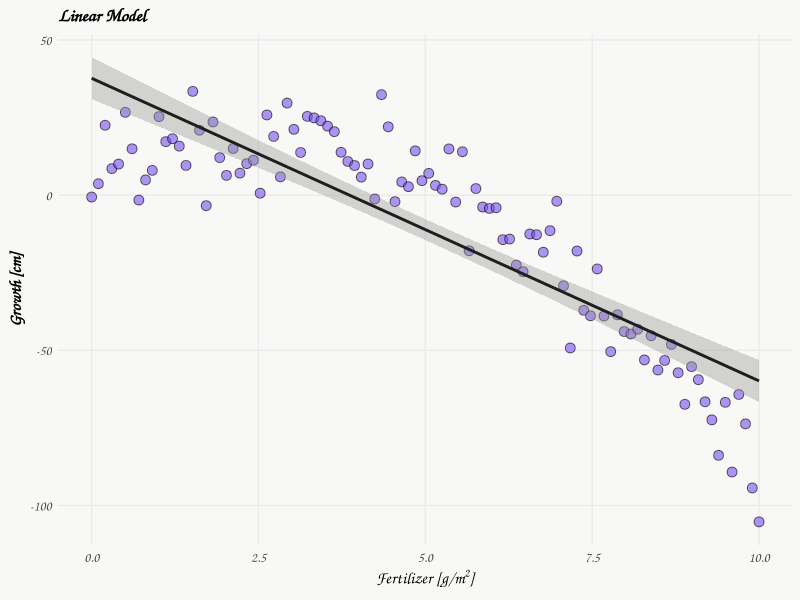
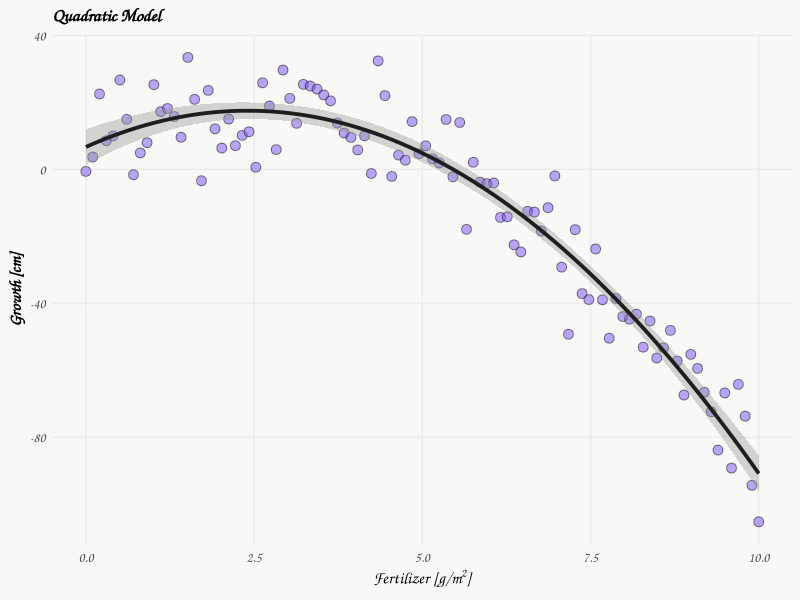
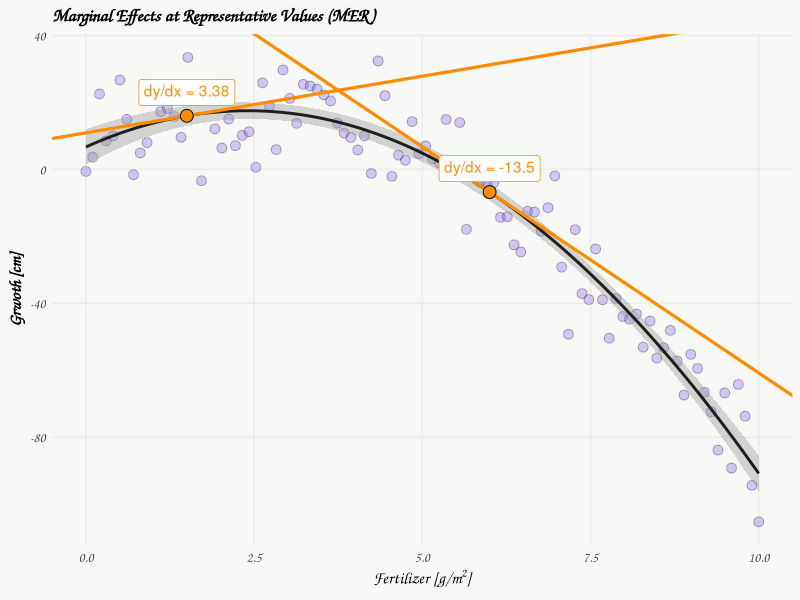
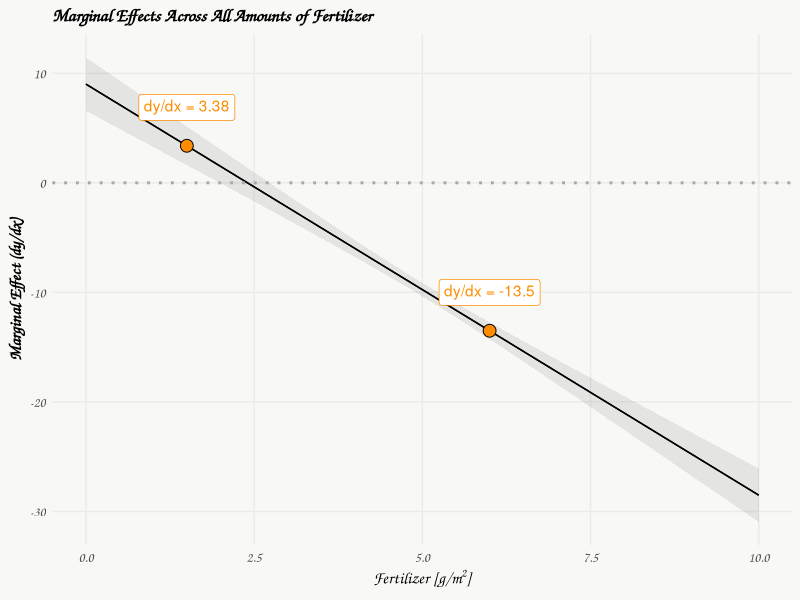
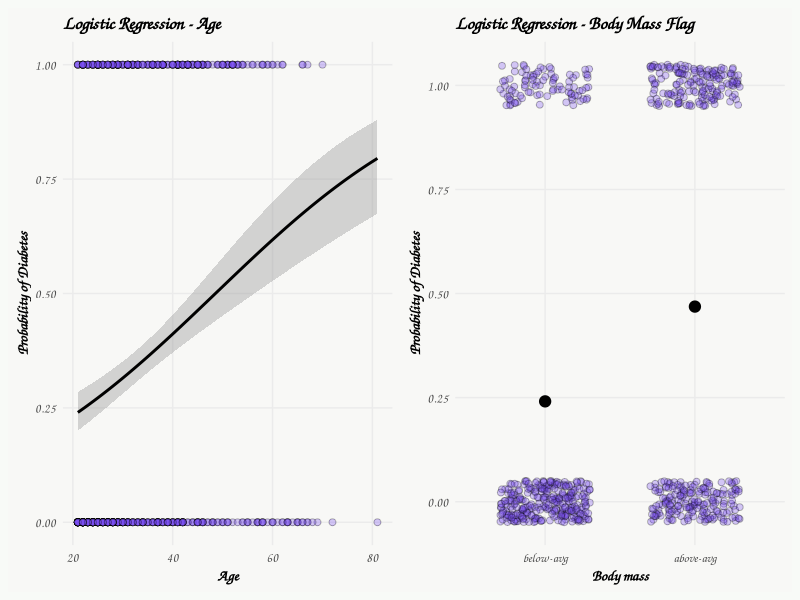
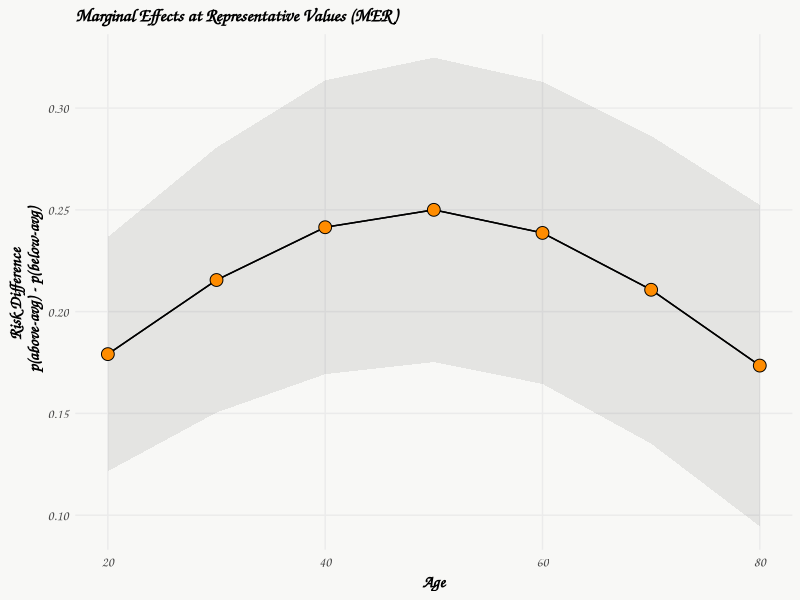

Source code (R) for these figures, in order:
## ---- chunk 1
#| echo: false
#| message: false
#| code-fold: true

options(width = 200) 

# libraries --------------------------------------------------------------------

library(tidyverse)
library(magrittr)
library(datasets)
library(mlbench)
library(marginaleffects)
library(ggtext)
library(patchwork)

# functions --------------------------------------------------------------------

f_case_when <- function(...){
  # automatically order factor when using case_when...
  args <- rlang::list2(...)
  rhs <- purrr::map(args, rlang::f_rhs)
  cases <- dplyr::case_when(!!!args)
  rlang::exec(forcats::fct_relevel, cases, !!!rhs)
  }



# ggplot theme -----------------------------------------------------------------

theme_set(
  theme_minimal(base_family = "Comic Sans MS") +
  theme(panel.grid.minor = element_blank(),
        plot.background = element_rect(fill = "#f8f8f6", color = NA), 
        plot.title = element_text(face = "bold"),
        axis.text = element_text(size = 10),
        axis.title = element_text(face = "bold", size = 12),
        strip.text = element_text(face = "bold"),
        strip.background = element_rect(fill = "grey80", color = NA),
        legend.title = element_text(face = "bold"))
)

# data -------------------------------------------------------------------------

# PimaIndiansDiabetes2 instead of PimaIndiansDiabetes
# -> all zero values of glucose, pressure, triceps, insulin and mass have been set to NA
data(PimaIndiansDiabetes2)
## ---- chunk 2
set.seed(123)
x <- seq(0, 10, length.out = 100)             # Fertilizer amount
y <- -2*x^2 + 10*x + 5 + rnorm(100, sd = 10)  # Plant growth
plant_data <- data.frame(fertilizer = x, growth = y)
## ---- chunk 3
#| code-fold: true
#| warning: false
#| fig-width: 6
#| fig-height: 4.5
#| layout: [[80, 20]]

# plot
ggplot(plant_data, aes(x = fertilizer, y = growth) ) +
    geom_point(color = 'black', fill = '#7950f2', alpha = 0.6,  shape = 21, size = 3) +
    stat_smooth(method = "lm", formula = y ~ x, linewidth = 1, color = '#1e1e1e') +
    labs(title = 'Linear Model',
         x = expression(paste("Fertilizer [g/", m^2, ']')), y = "Growth [cm]")

# linear model
linear_model <- lm(growth ~ fertilizer, data = plant_data)
summary(linear_model)
## ---- chunk 4
#| code-fold: true
#| warning: false
#| fig-width: 6
#| fig-height: 4.5
#| layout: [[80, 20]]

# plot
ggplot(plant_data, aes(x = fertilizer, y = growth) ) +
    geom_point(fill = '#7950f2', alpha = 0.5,  shape = 21, size = 3) +
    stat_smooth(method = "lm", formula = y ~ poly(x, 2), linewidth = 1.3, color = '#1e1e1e') +
    labs(title = 'Quadratic Model',
         x = expression(paste("Fertilizer [g/", m^2, ']')), y = "Growth [cm]")

# quadratic model
quadratic_model <- lm(growth ~ poly(fertilizer, 2), data = plant_data)
summary(quadratic_model)
## ---- chunk 5
slopes(quadratic_model, newdata = datagrid(fertilizer = c(1.5, 6))) -> s; s
## ---- chunk 6
#| code-fold: true
#| warning: false
#| fig-align: center
#| fig-width: 6
#| fig-height: 4.5


# y = 6.6991 + 9.0133*x + -1.8765(x^2) 
b_15 <- s$estimate[1]
x_15 <- 1.5
y_15 <- 6.6991 + 9.0133*1.5 -1.8765*(1.5^2) 
intercept_15 <- b_15 * (-x_15) + y_15

b_6 <- s$estimate[2]
x_6 <- 6
y_6 <- 6.6991 + 9.0133*6 -1.8765*(6^2) 
intercept_6 <- b_6 * (-x_6) + y_6

d.annot <- data.frame(x = c(x_15, x_6), 
                      y = c(y_15, y_6), 
                      b = c(b_15, b_6),
                      i = c(intercept_15, intercept_6)
                      ) %>% 
  mutate(label = paste0('dy/dx = ' , round(b, 2)))

ggplot(plant_data, aes(x = fertilizer, y = growth) ) +
    geom_point(fill = '#7950f2', alpha = 0.3,  shape = 21, size = 3) +
    stat_smooth(method = "lm", formula = y ~ x + I(x^2), linewidth = 1, color = '#1e1e1e') +
    geom_abline(data = d.annot, aes(slope = b, intercept = i),
                linewidth = 1.1, color = 'darkorange') +  
    geom_richtext(data = d.annot, aes(x = x, y = y, label = label), color = 'darkorange', nudge_y = 7) + 
    geom_point(data = d.annot, aes(x = x, y = y), fill = 'darkorange', shape = 21, size = 4) +
    #scale_x_continuous(breaks = seq(0, 90, by=10)) +
    #scale_y_continuous(limits = c(0,70)) + 
    labs(title = 'Marginal Effects at Representative Values (MER)',
         x = expression(paste("Fertilizer [g/", m^2, ']')), y = "Grwoth [cm]")
## ---- chunk 7
#| warning: false
#| code-fold: true
#| fig-align: center
#| fig-width: 6
#| fig-height: 4

plot_slopes(quadratic_model, variables = "fertilizer", condition = "fertilizer") + 
  geom_hline(yintercept = 0, color = 'darkgrey', linetype = 'dotted', lwd = 1) +
  geom_richtext(data = d.annot, aes(x = x, y = b, label = label), color = 'darkorange', nudge_y = 3.5) +
  geom_point(data = d.annot, aes(x = x, y = b), fill = 'darkorange', shape = 21, size = 4) +
  labs(title = 'Marginal Effects Across All Amounts of Fertilizer',
       y = 'Marginal Effect (dy/dx)', x = expression(paste("Fertilizer [g/", m^2, ']')))
## ---- chunk 8
slopes(quadratic_model, newdata = datagrid(age = c(30, 60)))
## ---- chunk 9
slopes(quadratic_model, newdata = "mean")
## ---- chunk 10
avg_slopes(quadratic_model)
## ---- chunk 11
# add binary predictor variable
PimaIndiansDiabetes2 %<>% 
  filter(!is.na(mass)) %>% 
  mutate(diab = ifelse(diabetes == 'pos', 1, 0),
         mass_fg = f_case_when(mass <= mean(mass) ~ 'below-avg',
                               mass > mean(mass) ~ 'above-avg'))
## ---- chunk 12
#| code-fold: true
#| warning: false
#| fig-width: 8
#| fig-height: 3.5
#| layout: [[80,20]]

# plot: age
p1 <- ggplot(PimaIndiansDiabetes2, aes(x = age, y = diab)) + 
  geom_point(fill = '#7950f2', alpha = 0.3,  shape = 21, size = 2) +
  stat_smooth(method="glm", color="black", se=TRUE, method.args = list(family=binomial), linewidth = 1) +
  labs(title = 'Logistic Regression - Age',
       y = 'Probability of Diabetes', x = 'Age') +
  theme(axis.text = element_text(size = 9),
        axis.title = element_text(size = 11))

# plot: body mass binary coded
p2 <- ggplot(PimaIndiansDiabetes2, aes(x = mass_fg, y = diab)) +
  geom_jitter(width = 0.3, height = 0.05, fill = '#7950f2', alpha = 0.3,  shape = 21, size = 2) +
  stat_summary(fun = mean, geom = "point", size = 3.5, color = "black") +
  geom_smooth(method = "glm", method.args = list(family = "binomial"), se = FALSE) +
  labs(x = "Body mass", y = "Probability of Diabetes", title = "Logistic Regression - Body Mass Flag") +
  theme(axis.text = element_text(size = 9),
        axis.title = element_text(size = 11))

p1+p2+plot_annotation(theme = theme(plot.background = element_rect(fill ="#f8faf7", color="#f8faf7")))


# logistic regression
logit_model <- glm(diabetes ~ age + mass_fg, data = PimaIndiansDiabetes2, family = 'binomial')
summary(logit_model)
## ---- chunk 13
exp(logit_model$coefficients)
## ---- chunk 14
comparisons(logit_model, variable = 'age') -> rr.age; rr.age
## ---- chunk 15
comparisons(logit_model, variable = 'mass_fg') -> rr.mass; rr.mass
## ---- chunk 16
avg_comparisons(logit_model, variable = 'age')
## ---- chunk 17
avg_comparisons(logit_model, variable = 'mass_fg')
## ---- chunk 18
comparisons(logit_model, newdata = 'mean')
## ---- chunk 19
p0 <- predict(logit_model, newdata = data.frame(age = 33.2,    mass_fg = 'above-avg'), type = 'response')
p1 <- predict(logit_model, newdata = data.frame(age = 33.2 +1, mass_fg = 'above-avg'), type = 'response')
p1-p0
## ---- chunk 20
p0 <- predict(logit_model, newdata = data.frame(age = 33.2, mass_fg = 'below-avg'), type = 'response')
p1 <- predict(logit_model, newdata = data.frame(age = 33.2, mass_fg = 'above-avg'), type = 'response')
p1-p0
## ---- chunk 21
#| warning: false
comparisons(logit_model, variable = 'mass_fg', newdata = data.frame(age = seq(20, 80, by=10))) -> c; c
## ---- chunk 22
#| code-fold: true
#| fig-align: center
#| fig-width: 6
#| fig-height: 4

plot_comparisons(logit_model, variable = 'mass_fg', 
                 condition = list("age" = seq(20, 80, by=10))) +
  geom_point(data = data.frame(age = c$age, est = c$estimate), aes(x = age, y = est),
             fill = 'darkorange',  shape = 21, size = 4) +
  labs(title = 'Marginal Effects at Representative Values (MER)',
       y = 'Risk Difference \n p(above-avg) - p(below-avg)',
       x = 'Age')
